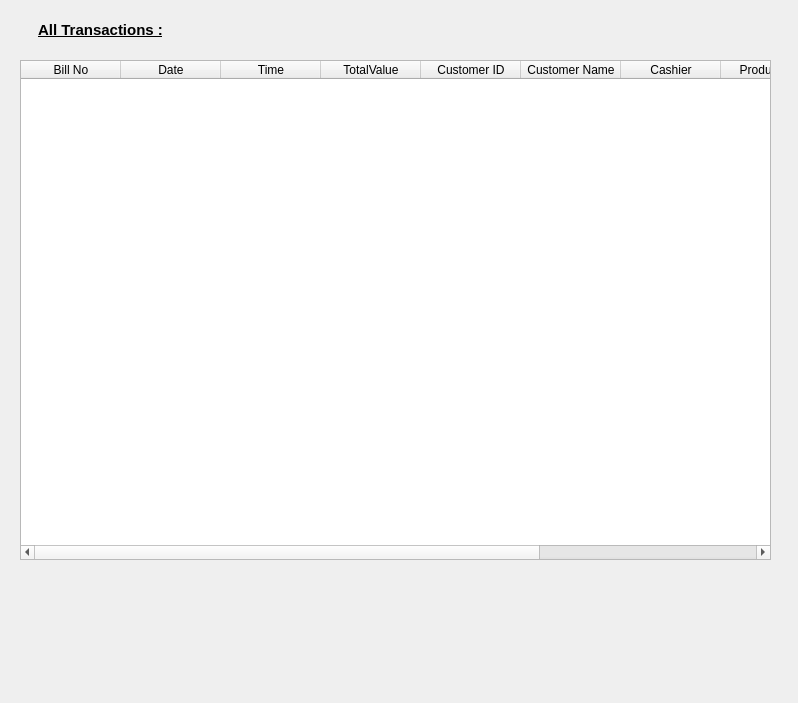
<?xml version="1.0" encoding="UTF-8"?>
<ui version="4.0">
 <class>ShowTransactions</class>
 <widget class="QDialog" name="ShowTransactions">
  <property name="geometry">
   <rect>
    <x>0</x>
    <y>0</y>
    <width>798</width>
    <height>703</height>
   </rect>
  </property>
  <property name="windowTitle">
   <string>Dialog</string>
  </property>
  <widget class="QLabel" name="label">
   <property name="geometry">
    <rect>
     <x>20</x>
     <y>20</y>
     <width>161</width>
     <height>21</height>
    </rect>
   </property>
   <property name="text">
    <string>&lt;html&gt;&lt;head/&gt;&lt;body&gt;&lt;p align=&quot;center&quot;&gt;&lt;span style=&quot; font-size:11pt; font-weight:700; text-decoration: underline;&quot;&gt;All Transactions :&lt;/span&gt;&lt;/p&gt;&lt;/body&gt;&lt;/html&gt;</string>
   </property>
  </widget>
  <widget class="QTableWidget" name="TransactionsTable">
   <property name="geometry">
    <rect>
     <x>20</x>
     <y>60</y>
     <width>751</width>
     <height>500</height>
    </rect>
   </property>
   <column>
    <property name="text">
     <string>Bill No</string>
    </property>
   </column>
   <column>
    <property name="text">
     <string>Date</string>
    </property>
   </column>
   <column>
    <property name="text">
     <string>Time</string>
    </property>
   </column>
   <column>
    <property name="text">
     <string>TotalValue</string>
    </property>
   </column>
   <column>
    <property name="text">
     <string>Customer ID</string>
    </property>
   </column>
   <column>
    <property name="text">
     <string>Customer Name</string>
    </property>
   </column>
   <column>
    <property name="text">
     <string>Cashier</string>
    </property>
   </column>
   <column>
    <property name="text">
     <string>Product IDs</string>
    </property>
   </column>
   <column>
    <property name="text">
     <string>Product Names</string>
    </property>
   </column>
   <column>
    <property name="text">
     <string>Quantity</string>
    </property>
   </column>
  </widget>
 </widget>
 <resources/>
 <connections/>
</ui>
